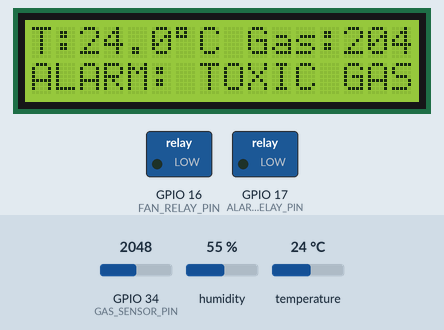
Recording of a sketch running on a simulated ESP32. On the bench: 16×2 character LCD, switched loads named in the sketch (green lamp = pin HIGH). The inputs (shaded band) are chosen by the test bench; at power-on: temperature 24 °C, GPIO 34 (GAS_SENSOR_PIN) = 2048, humidity 55 %. What the sketch prints to the serial monitor is not drawn.

Above: at 3.2 s.
3.3 s: temperature set to 28 °C
At 5.3 s:
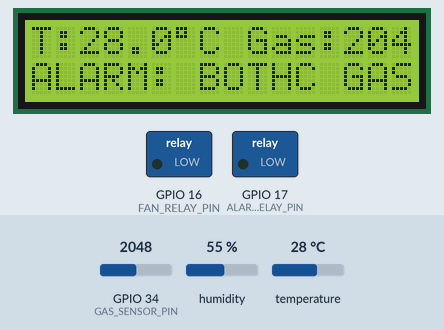
6.0 s: GPIO 34 (GAS_SENSOR_PIN) set to 1530
At 7.6 s:
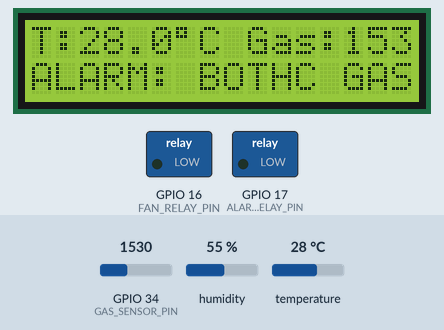
8.7 s: GPIO 34 (GAS_SENSOR_PIN) set to 1443
At 11.2 s:
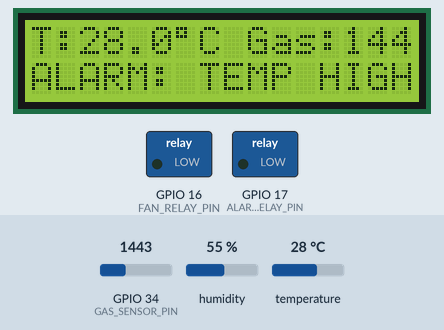
11.8 s: temperature set to 25 °C
At 13.7 s:
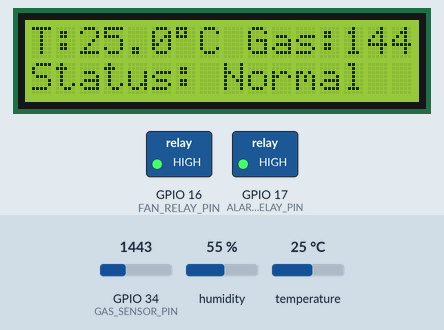
14.5 s: temperature set to 12 °C
At 17.4 s:
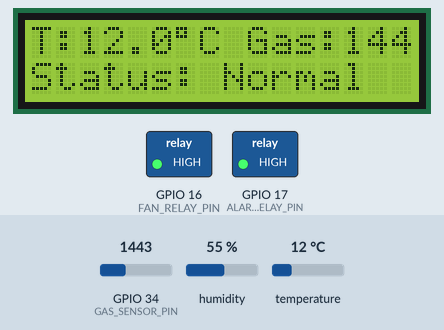
18.0 s: GPIO 34 (GAS_SENSOR_PIN) set to 1540
At 19.9 s:
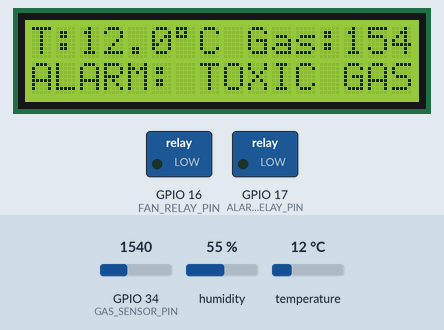
Timing chart, 0 to 21.4 s (numbered marks = the images above; inputs shaded):
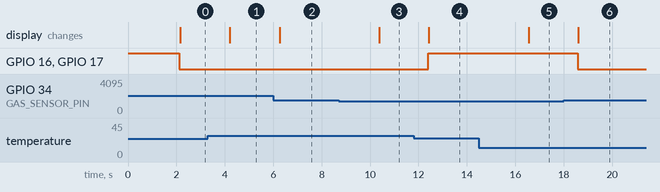

The sketch:

Silkworm_incubator.ino
```cpp
#include <DHT.h>
#include <LiquidCrystal_I2C.h>

// --- Configuration ---
#define DHTPIN 4              // DHT Sensor Data Pin (GPIO 4)
#define GAS_SENSOR_PIN 34     // Gas Sensor Analog Pin (GPIO 34)
#define FAN_RELAY_PIN 16      // Relay Channel 1 for Fan (GPIO 16)
#define ALARM_RELAY_PIN 17    // Relay Channel 2 for Buzzer/LED (GPIO 17)
#define DHTTYPE DHT11         // (Change to DHT22 if using that model)

// --- Thresholds (Set based on your environment) ---
const float TEMP_THRESHOLD_C = 26.6;
// **CALIBRATE THIS!** Use Serial Monitor to find your 'normal' gas reading.
// A temporary, known-high value to ensure the fan switches on for testing.
const int GAS_THRESHOLD = 1500;

// --- Initialize Components ---
DHT dht(DHTPIN, DHTTYPE);
// Common I2C Address is 0x27 or 0x3F. (Address, columns, rows)
LiquidCrystal_I2C lcd(0x27, 16, 2);

void setup() {
  Serial.begin(115200);

  // Set Relay Pins as Outputs
  pinMode(FAN_RELAY_PIN, OUTPUT);
  pinMode(ALARM_RELAY_PIN, OUTPUT);

  // *Initialize OFF (HIGH is OFF for Active-LOW Relays)*
  digitalWrite(FAN_RELAY_PIN, HIGH);
  digitalWrite(ALARM_RELAY_PIN, HIGH);

  // Initialize Sensors and Display
  dht.begin();
  lcd.init();
  lcd.backlight();
  lcd.print("Ventilation System");
  lcd.setCursor(0, 1);
  lcd.print("Ready!     ");
  delay(2000);
  lcd.clear();
}

void loop() {
  // Read Sensor Data
  float t = dht.readTemperature(); // Celsius
  int gasValue = analogRead(GAS_SENSOR_PIN);

  // Check for read failures
  if (isnan(t)) {
    Serial.println("Error: Failed to read from DHT sensor!");
    lcd.clear();
    lcd.print("T/H Read Error!");
    delay(1000);
    return;
  }

  // --- Control Logic Check ---
  bool alarmTriggered = false;
  String triggerReason = "NONE";

  // Condition 1: Temperature Check
  if (t > TEMP_THRESHOLD_C) {
    alarmTriggered = true;
    triggerReason = "TEMP HIGH";
  }

  // Condition 2: Gas Check (if not already triggered by temp)
  if (gasValue > GAS_THRESHOLD) {
    alarmTriggered = true;
    if (triggerReason == "NONE") {
      triggerReason = "TOXIC GAS";
    } else {
      triggerReason = "BOTH";
    }
  }

  // --- Actuator Control ---
  // LOW = ON, HIGH = OFF
  if (alarmTriggered) {
    // Turn FAN & ALARM ON
    digitalWrite(FAN_RELAY_PIN, LOW);
    digitalWrite(ALARM_RELAY_PIN, LOW);
  } else {
    // Turn FAN & ALARM OFF
    digitalWrite(FAN_RELAY_PIN, HIGH);
    digitalWrite(ALARM_RELAY_PIN, HIGH);
  }

  // --- Display and Serial Output ---
  Serial.print("T: "); Serial.print(t); Serial.print("*C | Gas: "); Serial.println(gasValue);

  // Line 1: T and Gas Value
  lcd.setCursor(0, 0);
  lcd.print("T:");
  lcd.print(t, 1);
  lcd.print((char)223); // Degree symbol
  lcd.print("C Gas:");
  lcd.print(gasValue);
  lcd.print("    ");

  // Line 2: Status
  lcd.setCursor(0, 1);
  if (alarmTriggered) {
    lcd.print("ALARM: ");
    lcd.print(triggerReason);
  } else {
    lcd.print("Status: Normal  ");
  }

  delay(2000);
}
```

Measured:
- the behaviour switches between 1501 and 1500 on GPIO 34 (GAS_SENSOR_PIN) (found by bisection; images 2 and 3)
- the behaviour switches between 27 and 26 °C on temperature (found by bisection; images 3 and 4)
- after the input at 3.3 s, the display: changes after 0.91 s (image 1)
- after the input at 6.0 s, the display: changes after 0.26 s (image 2)
- after the input at 8.7 s, the display: changes after 1.7 s (image 3)
- after the input at 11.8 s, GPIO 16 (FAN_RELAY_PIN), GPIO 17 (ALARM_RELAY_PIN): LOW → HIGH after 0.60 s; the display: changes after 0.63 s (image 4)
- after the input at 14.5 s, the display: changes after 2.0 s (image 5)
- after the input at 18.0 s, GPIO 16 (FAN_RELAY_PIN), GPIO 17 (ALARM_RELAY_PIN): HIGH → LOW after 0.57 s; the display: changes after 0.61 s (image 6)
